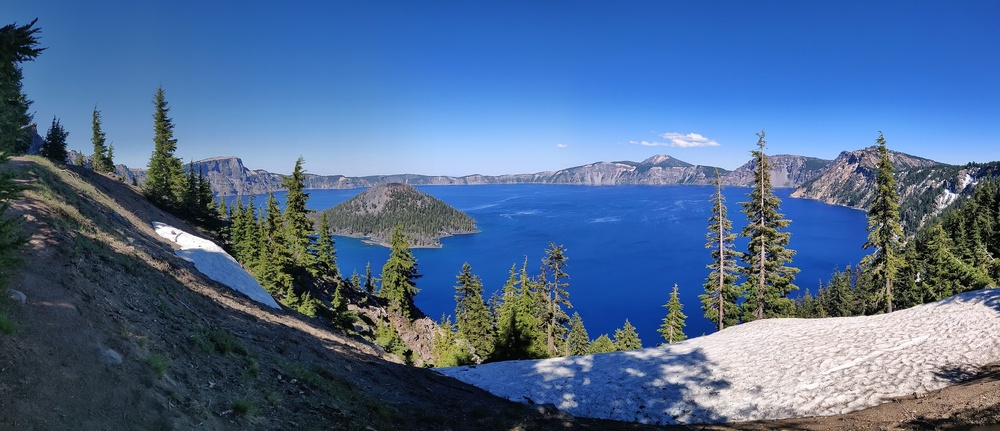
#> input picture static/media/craterLake.jpg, 1000 x 431 px, shrunk from 3902 x 1682 before the run; its folder holds only this picture in this run
$ python imgmod.py
#> lines starting #> are read from the running program, lines starting #| are printed output that depends on the picture
import os
from PIL import Image

# Define target aspect ratio (16:9)
TARGET_WIDTH = 16
TARGET_HEIGHT = 9

# Get a list of all image files in the current directory
image_files = [f for f in os.listdir('.') if os.path.isfile(f) and f.lower().endswith(('.png', '.jpg', '.jpeg', '.gif', '.bmp'))]

# Loop over all image files and process each one
for filename in image_files:
    # Open the image
    image = Image.open(filename)
#> image is the input picture: PIL image 1000x431 RGB; mean R, G, B 78.2, 106.2, 144.2

    # Get the most used color in the image
    most_used_color = max(image.getcolors(image.size[0]*image.size[1]), key=lambda x: x[0])[1]
#> most_used_color = (41, 104, 197)

    # Get the current image size and aspect ratio
    current_width, current_height = image.size
#> current_width = 1000; current_height = 431
    current_aspect_ratio = current_width / current_height
#> current_aspect_ratio = 2.32

    # Calculate the new width and height based on the target aspect ratio
    new_width = current_height * TARGET_WIDTH // TARGET_HEIGHT
#> new_width = 766
    new_height = current_height
#> new_height = 431

    # Calculate the padding needed on the left and right sides of the image
    padding = (new_width - current_width) // 2
#> padding = -117

    # Create a new image with the new size and fill it with the most used color
    new_image = Image.new('RGB', (new_width, new_height), color=most_used_color)
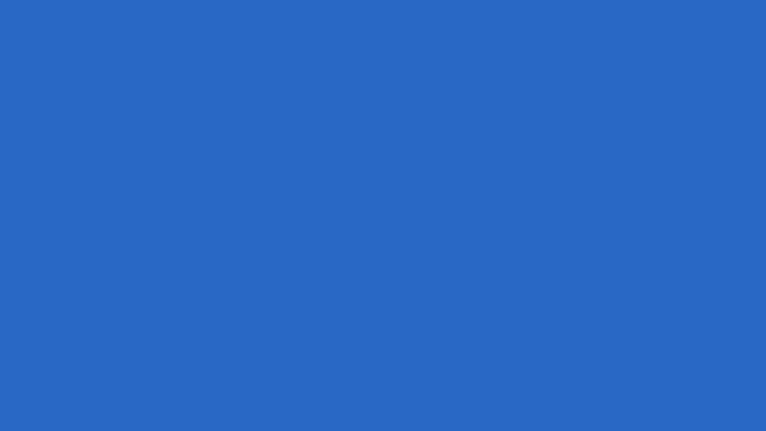
#> new_image: PIL image 766x431 RGB; mean R, G, B 41, 104, 197

    # Paste the original image onto the new image with padding on the left and right sides
    new_image.paste(image, (padding, 0, padding + current_width, current_height))
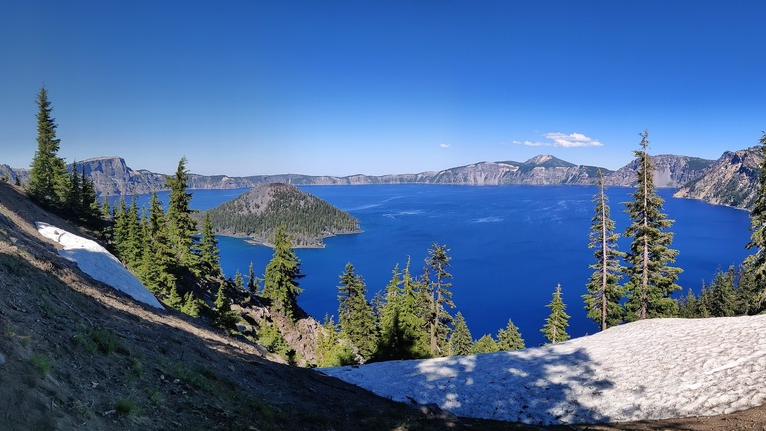
#> new_image: PIL image 766x431 RGB; mean R, G, B 78.6, 109.3, 151.8

    # Save the new image with the same filename as the original image
    new_image.save(filename)

print('Done!')
